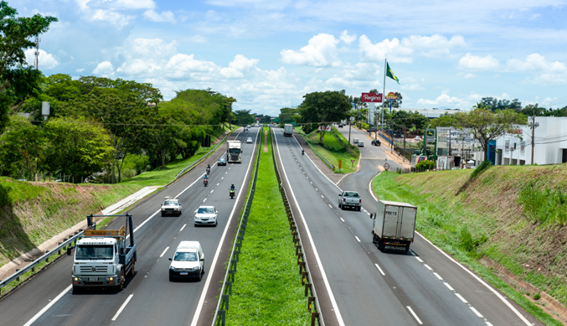
#> input picture atividade/trailhead/tutorial_Opencv/openSystemCor/rodovia.png, 567 x 326 px
$ python openSystemCor.py
#> lines starting #> are read from the running program, lines starting #| are printed output that depends on the picture
#Sistema de cores: GRAY, HSV E LAB

import cv2

img = cv2.imread('rodovia.png')
#> img is the input picture: shape (326, 567, 3); mean B, G, R 132.9, 150.9, 132.9
cv2.imshow("Original", img)

gray = cv2.cvtColor(img, cv2.COLOR_BGR2GRAY)
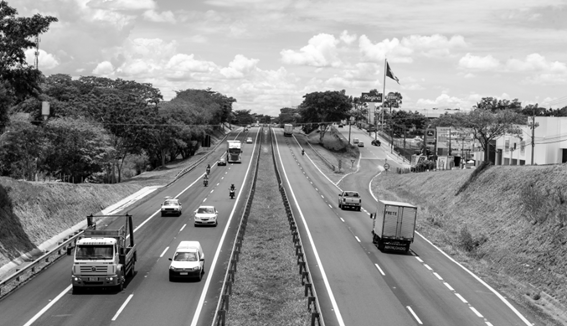
#> gray: shape (326, 567); min 0, max 255, mean 143.4
cv2.imshow("Gray", gray)
cv2.imwrite("tomDeCinza.jpg", gray)

hsv = cv2.cvtColor(img, cv2.COLOR_BGR2HSV)
#> hsv: shape (326, 567, 3); mean H, S, V 68.5, 84.3, 158.9
cv2.imshow("HSV", hsv)
cv2.imwrite("sistemaHSV.jpg", hsv)

lab = cv2.cvtColor(img, cv2.COLOR_BGR2LAB)
#> lab: shape (326, 567, 3); mean of channels 0, 1, 2 152.8, 119.3, 135.5
cv2.imshow("L*a*b*", lab)
cv2.imwrite("sistemaLAB.jpg", lab)

cv2.waitKey(0)

#Separando canais e exibindo-os de forma predominante

import numpy as np

(canalAzul, canalVerde, canalVermelho) = cv2.split(img)
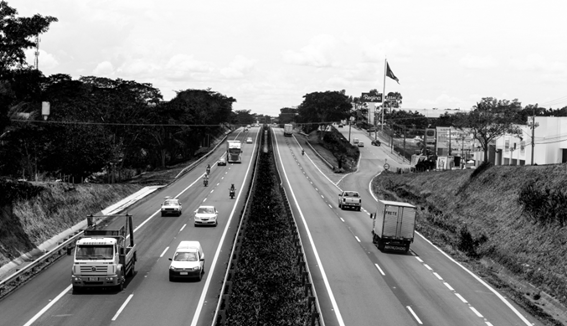
#> canalAzul: shape (326, 567); min 0, max 255, mean 132.9
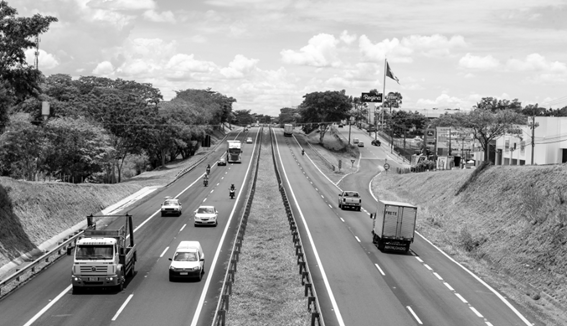
#> canalVerde: shape (326, 567); min 0, max 255, mean 150.9
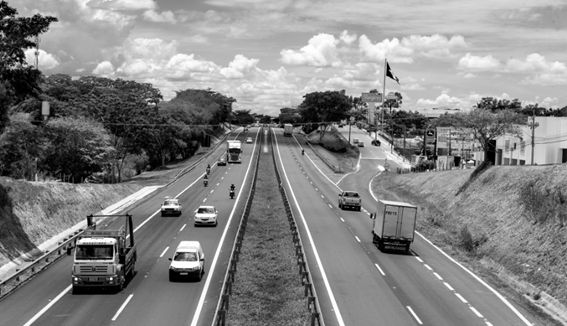
#> canalVermelho: shape (326, 567); min 0, max 255, mean 132.9
zeros = np.zeros(img.shape[:2], dtype = "uint8")

cv2.imshow("Vermelho", cv2.merge([zeros, zeros, canalVermelho]))
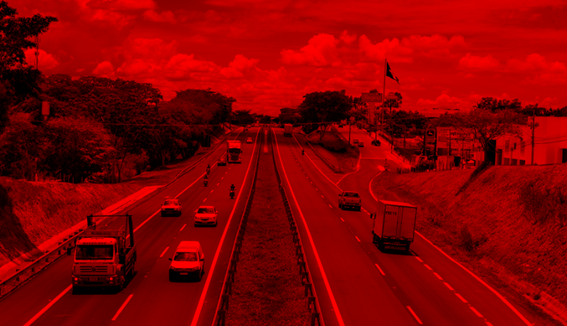
#> window 'Vermelho': shape (326, 567, 3); mean B, G, R 0, 0, 132.9
vermelho = cv2.merge([zeros, zeros, canalVermelho])
cv2.imwrite("vermelho.jpg", vermelho)

cv2.imshow("Verde", cv2.merge([zeros, canalVerde, zeros]))
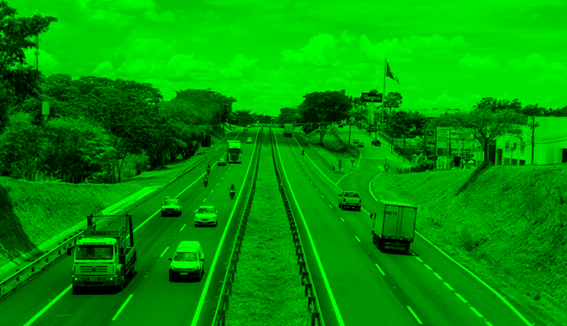
#> window 'Verde': shape (326, 567, 3); mean B, G, R 0, 150.9, 0
verde = cv2.merge([zeros, canalVerde, zeros])
cv2.imwrite("verde.jpg", verde)

cv2.imshow("Azul", cv2.merge([canalAzul, zeros, zeros]))
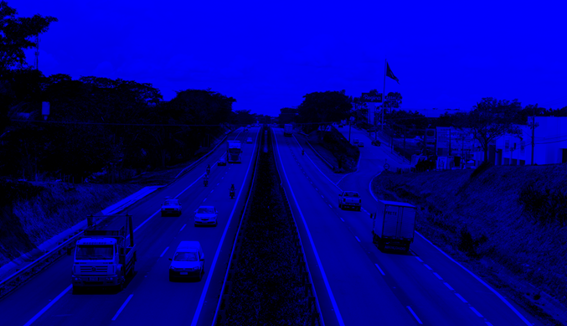
#> window 'Azul': shape (326, 567, 3); mean B, G, R 132.9, 0, 0
azul = cv2.merge([canalAzul, zeros, zeros])
cv2.imwrite("azul.jpg", azul)

cv2.waitKey(0)
